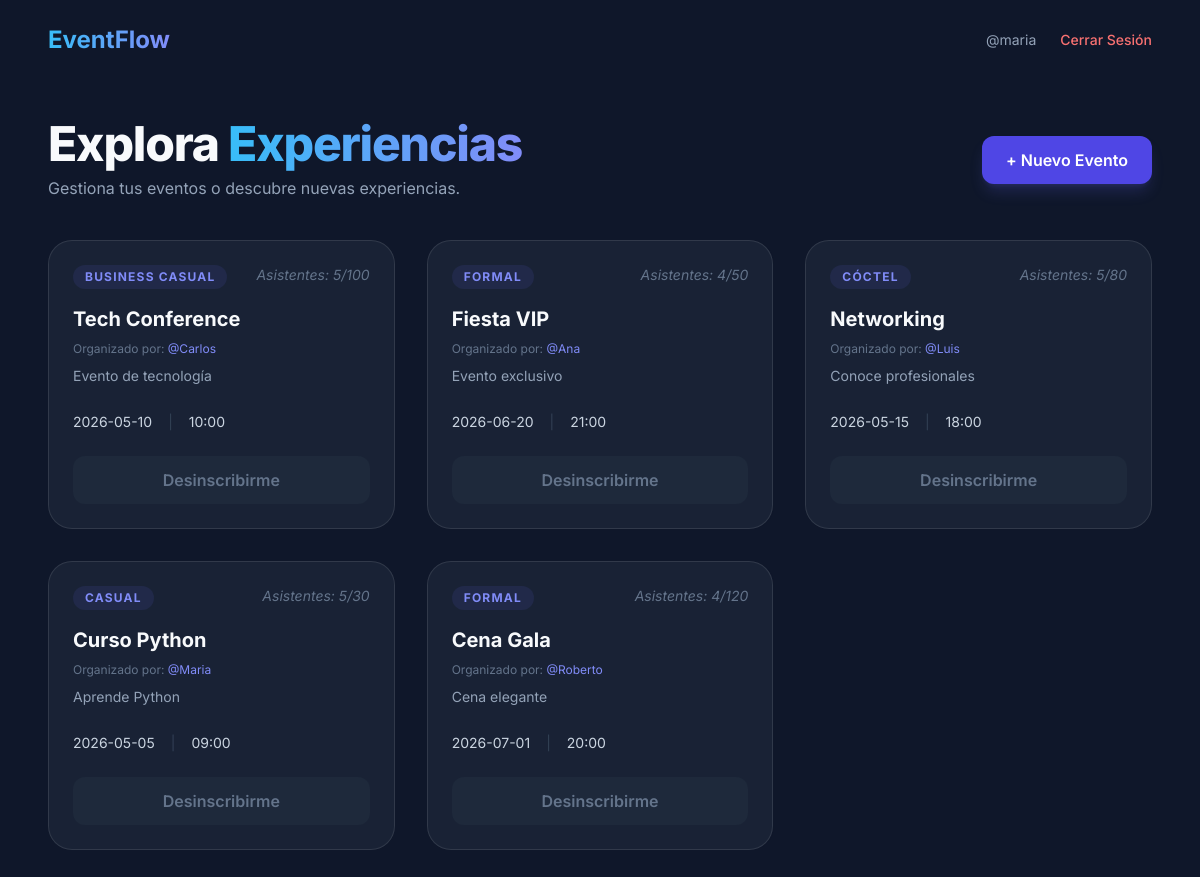
Screenshot of / (signed in) with the database file from the repository.
### tables this page shows
CREATE TABLE eventos(
            id INTEGER PRIMARY KEY,
            nombre TEXT NOT NULL,
            descripcion TEXT,
            anfitrion TEXT NOT NULL,
            fecha DATE NOT NULL,
            hora TEXT NOT NULL,
            maximo INTEGER NOT NULL,
            vestimenta TEXT NOT NULL
        );

### app.py (the view)
@app.route("/")
def index():
    if not session.get("user"):
        return redirect("/login")
    conn = sqlite3.connect("eventos.db")
    conn.row_factory = sqlite3.Row
    cursor = conn.cursor()
    cursor.execute("SELECT * from eventos")
    even = cursor.fetchall()
    cursor.execute("SELECT evento_id, count(*) AS total FROM inscripciones GROUP BY evento_id")
    asistencias = cursor.fetchall()
    inscritos_dict = {row["evento_id"]: row["total"] for row in asistencias}
    cursor.execute("SELECT evento_id FROM inscripciones WHERE username=?", (session["user"],))
    mias = cursor.fetchall()
    inscritos_usuario = [row["evento_id"] for row in mias]
    conn.close()
    return render_template(
        "index.html",
        even=even,
        inscritos=inscritos_dict,
        mios=inscritos_usuario
    )

### templates/index.html
{% extends 'base.html' %}
{% block content %}
<div class="flex flex-col md:flex-row justify-between items-start md:items-center my-10 gap-4">
    <div>
        <h1 class="text-5xl font-extrabold tracking-tight">Explora <span class="gradient-text">Experiencias</span></h1>
        <p class="text-slate-400 mt-2">Gestiona tus eventos o descubre nuevas experiencias.</p>
    </div>
    <a href="/crear" class="bg-indigo-600 hover:bg-indigo-500 text-white px-6 py-3 rounded-xl font-semibold shadow-lg shadow-indigo-500/20 transition-all">
        + Nuevo Evento
    </a>
</div>
<div class="grid grid-cols-1 md:grid-cols-2 lg:grid-cols-3 gap-8">
    {% for evento in even %}
    <div class="glass rounded-3xl p-6 hover:scale-[1.02] transition-transform duration-300 flex flex-col">
        <div class="flex justify-between items-start mb-4">
            <span class="bg-indigo-500/10 text-indigo-400 text-xs font-bold px-3 py-1 rounded-full uppercase tracking-widest">
                {{evento.vestimenta}}
            </span>
            {% set inscritos_actuales = inscritos.get(evento.id, 0) %}
            <span class="text-slate-500 text-sm italic">Asistentes: {{inscritos_actuales}}/{{evento.maximo}}</span>
        </div>
        <h3 class="text-xl font-bold mb-2">{{evento.nombre}}</h3>
        <p class="text-slate-500 text-xs mb-2">Organizado por: <span class="text-indigo-400">@{{evento.anfitrion}}</span></p>
        <p class="text-slate-400 text-sm leading-relaxed mb-6 flex-grow">
            {{evento.descripcion[:120]}}{% if evento.descripcion|length > 120 %}...{% endif %}
        </p>
        <div class="flex items-center gap-4 text-sm text-slate-300 mb-6">
            <div>{{evento.fecha}}</div>
            <div class="text-slate-700">|</div>
            <div>{{evento.hora}}</div>
        </div>
        <div class="flex gap-2">
            {% if evento.anfitrion == session.get("user") %}
                <a href="/editar/{{evento.id}}" class="flex-1 text-center py-2 bg-slate-700 hover:bg-slate-600 rounded-xl text-sm font-medium transition-colors">Editar</a>
                <a href="/eliminar/{{evento.id}}" class="px-4 py-2 bg-red-500/10 hover:bg-red-500/20 text-red-400 rounded-xl text-sm font-medium transition-colors" onclick="return confirm('¿Eliminar este evento?')">Borrar</a>
            {% else %}
                {% if evento.id in mios %}
                    <a href="/desinscribir/{{evento.id}}"
                    class="w-full text-center py-3 bg-slate-800 text-slate-500 rounded-xl font-semibold">
                        Desinscribirme
                    </a>
                {% elif inscritos_actuales < evento.maximo %}
                    <a href="/inscribir/{{evento.id}}"
                    class="w-full text-center py-3 bg-indigo-600 hover:bg-indigo-500 rounded-xl font-semibold transition-all">
                        Inscribirme
                    </a>
                {% else %}
                    <span class="w-full text-center py-3 bg-slate-800 text-slate-500 rounded-xl font-semibold">Lleno</span>
                {% endif %}
            {% endif %}
        </div>
    </div>
    {% endfor %}
</div>
{% endblock %}

### templates/base.html (style rules this page uses)
body { font-family: 'Inter', sans-serif; background: #0f172a; color: #f8fafc; }
.glass { background: rgba(30, 41, 59, 0.7); backdrop-filter: blur(12px); border: 1px solid rgba(255,255,255,0.1); }
.gradient-text { background: linear-gradient(90deg, #38bdf8, #818cf8); -webkit-background-clip: text; -webkit-text-fill-color: transparent; }

### rows the page displays
eventos: vestimenta "BUSINESS CASUAL", inscritos_actuales "5", maximo "100", nombre "Tech Conference", anfitrion "Carlos", descripcion "Evento de tecnología", fecha "2026-05-10", hora "10:00"
eventos: vestimenta "FORMAL", inscritos_actuales "4", maximo "50", nombre "Fiesta VIP", anfitrion "Ana", descripcion "Evento exclusivo", fecha "2026-06-20", hora "21:00"
eventos: vestimenta "CÓCTEL", inscritos_actuales "5", maximo "80", nombre "Networking", anfitrion "Luis", descripcion "Conoce profesionales", fecha "2026-05-15", hora "18:00"
eventos: vestimenta "CASUAL", inscritos_actuales "5", maximo "30", nombre "Curso Python", anfitrion "Maria", descripcion "Aprende Python", fecha "2026-05-05", hora "09:00"
eventos: vestimenta "FORMAL", inscritos_actuales "4", maximo "120", nombre "Cena Gala", anfitrion "Roberto", descripcion "Cena elegante", fecha "2026-07-01", hora "20:00"

### other values shown
{{ session.user }} "maria"
